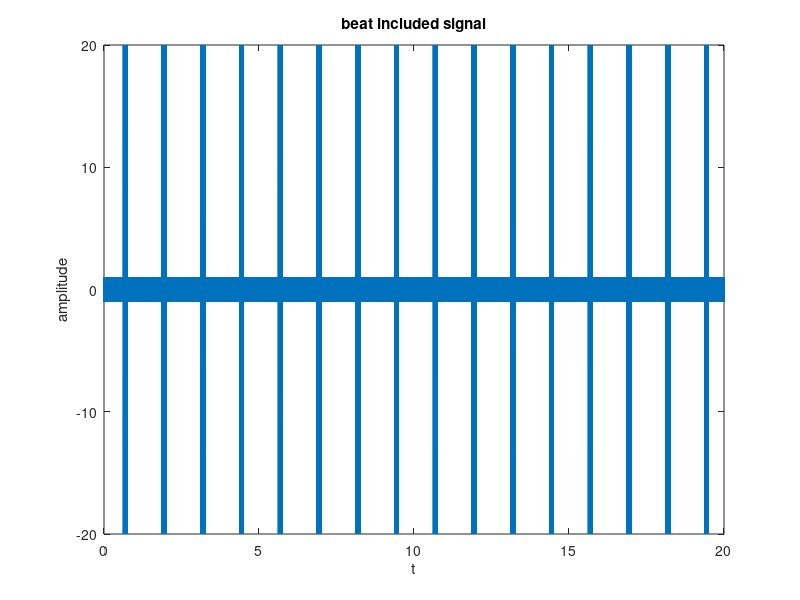
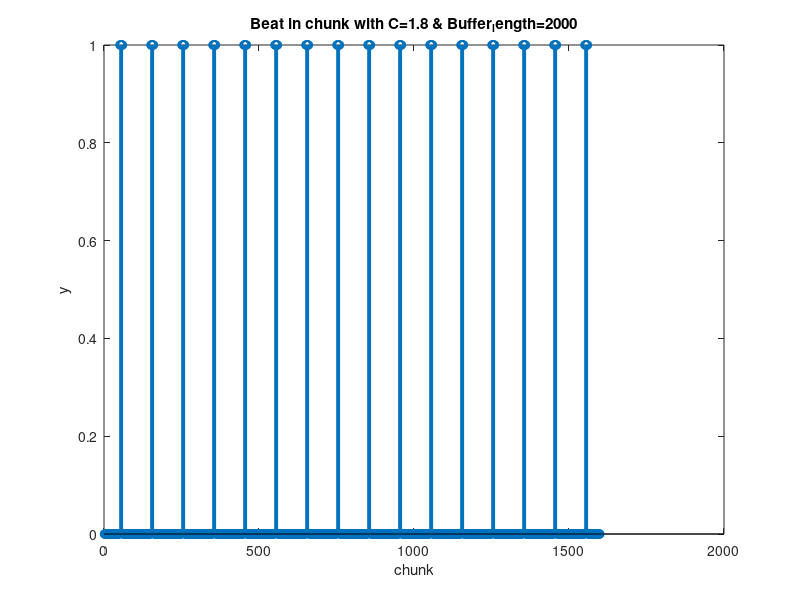

MATLAB code to generate these figures, in order: (Note: this script raises an error after producing the figures.)
%%%%%%%%%%%%%%%%%%%%%%%%%%%%%% Beat detection %%%%%%%%%%%%%%%%%%%%%%%%%%%%%%%%%%%%
clc ; clear all ; close all;
%%%%%%%%%%%%%%%%%%%%%%%%%%%%% 
Tt1 = 20 ;                          % desired total time
fs1 = 8000 ;                        % sampling frequency 
tn1 = 0 : 1/fs1 : (Tt1-(1/fs1)) ;   % t1 vector
f1 = 650 ;                          % initialize f1
y1 = sin(2 * pi * f1 * tn1);        % y1 vector
Tt2 =1/8;                           % desired total time
fs2 = 8000;                         % sampling frequency
tn2 = 0 : 1/fs2 : (Tt2-(1/fs2)) ;   % t2 vector
f2 = 2000 ;                         % initialize f2
y2 = 20 * sin(2 * pi * f2 * tn2);   % y2 vector
%
for i = 5000 : 10000 : length(tn1)
    y1(i+1:i+length(tn2)) =y2 ;
end
figure(1);
plot(tn1 , y1)
xlabel("t");
ylabel("amplitude");
title("beat included signal")
%%%%%%%%%%%%%%%%%%%%%%%%%%% 
Buffer_length= 2000;                       % buffer length
chunk_length = 100 ;                        % chunk_length
num_chunk = Buffer_length / chunk_length;   % number of chunks
chunk1 = zeros(1,chunk_length);             % chunk
C = 1.8 ;                                   % Coefficient of sensivity
buffer1 = zeros(1,Buffer_length);           % buffer
bufferlen = length(buffer1);                % buffer length
X = y1;                                     % signal
lenX = length(X);                           % length of the signal
beat_detectionarr = zeros(1,lenX/chunk_length); % for beat detection in X
%%% starting algorythm
buffer_counter = 0 ; 
beat_detection_counter=1;
for i =1 : 1 : lenX
    % index is a kind of pointer for buffer indicies 
    index = mod(i,Buffer_length) ;
    if index == 0 
        index = Buffer_length ;
    end
    buffer1(index) = X(i);
    if index == Buffer_length                           % checking if the buffer is full or not
        buffer_counter=buffer_counter+1;
        E_buffer = sum((buffer1.*buffer1))/bufferlen ;    % power of the buffer
        for j = 1:1:num_chunk
            chunk1 = buffer1((j-1)*chunk_length+1: j*chunk_length);
            e_chunk = sum( (chunk1.*chunk1))/chunk_length;  % power of the chunk
            if e_chunk >= E_buffer*C
                fprintf('there is a beat in buffer %d and chunk %d between sample (%d , %d)  \n ',buffer_counter,j,(i-bufferlen)+(j-1)*chunk_length,(i-bufferlen)+(j)*chunk_length-1) ;
                beat_detectionarr(beat_detection_counter) = 1 ; 
                beat_detection_counter = beat_detection_counter+1;
            else
                beat_detectionarr(beat_detection_counter) = 0 ; 
                beat_detection_counter = beat_detection_counter+1;
            end
        end
    end    
end
% plotting beat detection array
figure(2)
stem(beat_detectionarr)
xlabel('chunk')
ylabel('y')
title( ' Beat in chunk with C=1.8 & Buffer_length=2000 ' )
%%%%%%%%%%%%%%%%%%%%%%%%%%%%%%%%%%%%%%%% question 5 
%%
clc , clear all ; close all 
fs = 8000 ;
[beat_music , fs_music] = audioread('epic.mp3');
X2 = beat_music(:,2);
[P, Q] = rat(fs/fs_music);
X2_resampled = resample(X2, P, Q);
%sound(X2_resampled)
Buffer_length2= 4000;                       % buffer length
chunk_length2 = 100 ;                        % chunk_length
num_chunk2 = Buffer_length2 / chunk_length2;   % number of chunks
chunk2 = zeros(1,chunk_length2);             % chunk
C2 = 2 ;                                   % Coefficient of sensivity
buffer2 = zeros(1,Buffer_length2);           % buffer
bufferlen2 = length(buffer2);                % buffer length
X2 = X2_resampled(1:1:80000);                                     % signal
lenX2 = length(X2);                           % length of the signal
E_X2 = sum((X2.*X2))/lenX2 ;
beat_detectionarr2 = zeros(1,lenX2/chunk_length2); % for beat detection in X
%%% starting algorythm
buffer_counter2 = 0 ; 
beat_detection_counter2=1;
for i =1 : 1 : lenX2
    % index is a kind of pointer for buffer indicies 
    index2 = mod(i,Buffer_length2) ;
    if index2 == 0 
        index2 = Buffer_length2 ;
    end
    buffer2(index2) = X2(i);
    if index2 == Buffer_length2                           % checking if the buffer is full or not
        buffer_counter2=buffer_counter2+1;
        E_buffer2 = sum((buffer2.*buffer2))/bufferlen2 ;    % power of the buffer
        for j = 1:1:num_chunk2
            chunk2 = buffer2((j-1)*chunk_length2+1: j*chunk_length2);
            e_chunk2 = sum( (chunk2.*chunk2))/chunk_length2;
            if e_chunk2 >= E_buffer2*C2
                %fprintf('there is a beat in buffer %d and chunk %d between sample (%d , %d)  \n ',buffer_counter,j,(i-bufferlen)+(j-1)*chunk_length,(i-bufferlen)+(j)*chunk_length-1) ;
                beat_detectionarr2(beat_detection_counter2) = 1 ; 
                beat_detection_counter2 = beat_detection_counter2+1;
            else
                beat_detectionarr2(beat_detection_counter2) = 0 ; 
                beat_detection_counter2 = beat_detection_counter2+1;
            end
        end
    end 
    %buffer2 = zeros(1,Buffer_length2);
end
beat1= zeros(1,lenX2);
beat2= zeros(1,lenX2);
for i = 1 : 1 : length(beat_detectionarr2)
    if beat_detectionarr2(i)==1
        beat1((i-1)*chunk_length2+1 :1:i*chunk_length2) =1;
        beat2((i-1)*chunk_length2+1 :1:i*chunk_length2) =-1;
    end
end
figure(3)
xlabel('chunk')
ylabel('y')
title( ' Beat in chunk ' )
plot(X2,'r')
hold on
stem(beat1,'k')
hold on 
stem(beat2,'k')
title( "with C=2 & buffer_length=4000 & chunk_length = 100") 
%sound(X2)
figure(4)
stem(beat_detectionarr2)
xlabel('chunk')
ylabel('y')
title( ' Beat in chunks ' )


